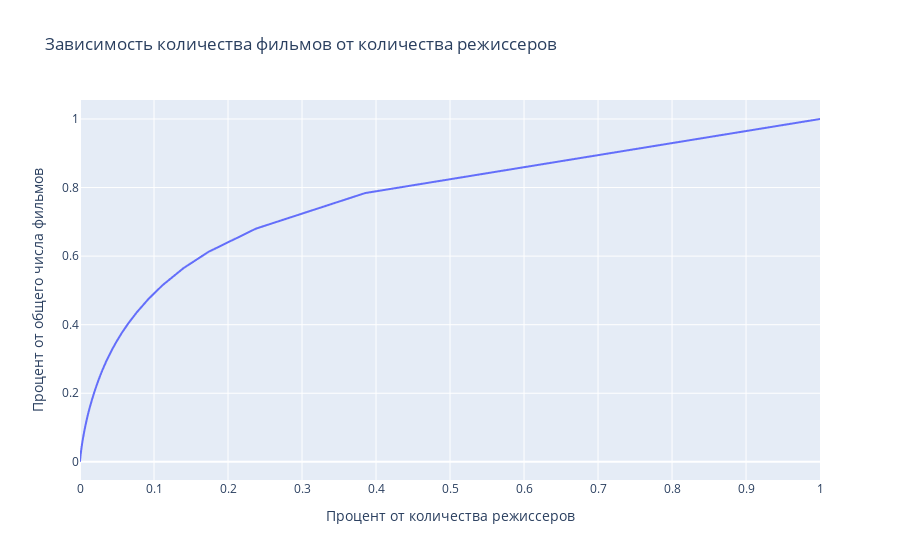

Write notebook code for a chart like this one.
### Code cell
px.line(x=x,y=y,
       labels=dict(x = 'Процент от количества режиссеров', y = 'Процент от общего числа фильмов'),
       title='Зависимость количества фильмов от количества режиссеров')

### Figure 1 — Plotly figure (JSON) as saved in the notebook; plotly's stock layout.template omitted (floating-point values rounded to 4 significant figures; data arrays with more than 128 entries replaced by an {"elided": "..."} marker saying what was removed)
{"data": [{"hovertemplate": "Процент от количества режиссеров=%{x}<br>Процент от общего числа фильмов=%{y}<extra></extra>", "legendgroup": "", "line": {"color": "#636efa", "dash": "solid"}, "marker": {"symbol": "circle"}, "mode": "lines", "name": "", "showlegend": false, "type": "scattergl", "x": {"elided": "11867 float values"}, "xaxis": "x", "y": {"elided": "11867 float values"}, "yaxis": "y"}], "layout": {"legend": {"tracegroupgap": 0}, "title": {"text": "Зависимость количества фильмов от количества режиссеров"}, "xaxis": {"anchor": "y", "domain": [0, 1], "title": {"text": "Процент от количества режиссеров"}}, "yaxis": {"anchor": "x", "domain": [0, 1], "title": {"text": "Процент от общего числа фильмов"}}}}
